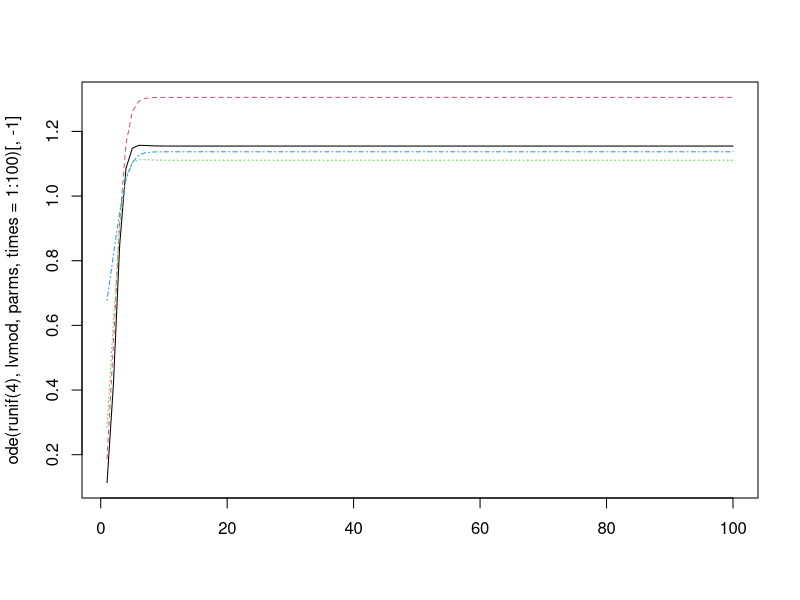

Source code (R):
lvmod <- function(times, state, parms){
  with(as.list(c(state, parms)), {
    dB <- state[1:2] * parms$alpha + state[1:2] * parms$m %*% state[1:2] + c(.1, .2)*state[3:4] - c(.05, .1)*state[1:2]
    dB2 <- state[3:4] * parms$alpha + state[3:4] * parms$m %*% state[3:4] + c(.05, .1)*state[1:2] - c(.1, .2)*state[3:4]
    
    list(c(dB, dB2))
  })
}

c(10, 20) %*% matrix(c(.1, -.05, .2, -.2), 2, 2)
c(.1, .2) %*% matrix(c(10, 20, 30, 40), 2, 2)

parms <- list(alpha = c(1.5, 1), m = matrix(c(-1, .2, -.3, -1), 2, 2))

library(deSolve)

matplot(ode(runif(4), lvmod, parms, times = 1:100)[,-1], typ = "l")


c(10,10) %*% matrix(c(0, .1, .2, 0), 2, 2)
m <- matrix(runif(16), 4, 4)
diag(m) <- 0
m
c(10, 10, 10, 10) %*% m
